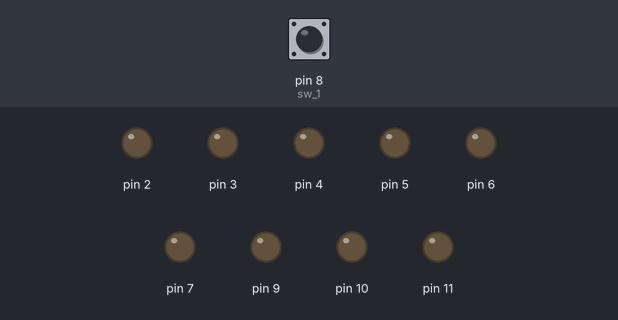
Bench run of a sketch on a simulated Arduino Uno, built with avr-gcc and run on an emulated ATmega328P. On the bench: output pins drawn as LEDs (lit = HIGH). The test bench sets the inputs (shaded band); at power-on: pin 8 (sw_1) HIGH.

Above: at 1.2 s.
1.3 s: pin 8 (sw_1) pulled LOW for 0.15 s
At 2.0 s:
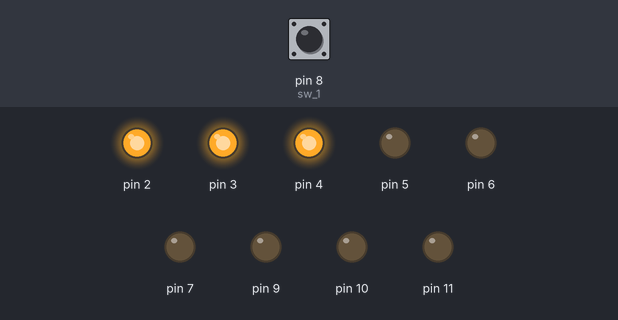
2.9 s: pin 8 (sw_1) pulled LOW for 1 s
At 4.5 s:
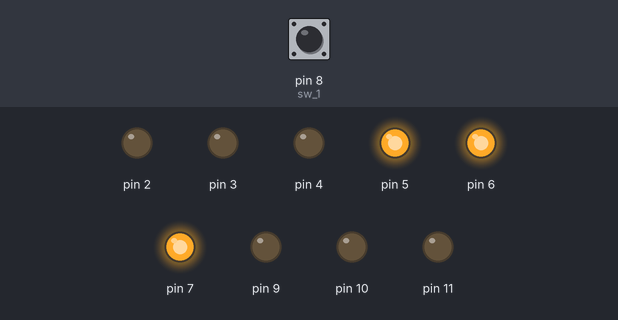
5.4 s: pin 8 (sw_1) pulled LOW for 0.15 s
At 7.8 s:
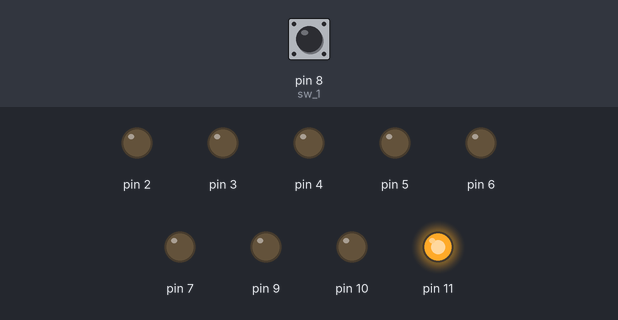
8.5 s: pin 8 (sw_1) pulled LOW for 3.2 s
At 12.8 s:
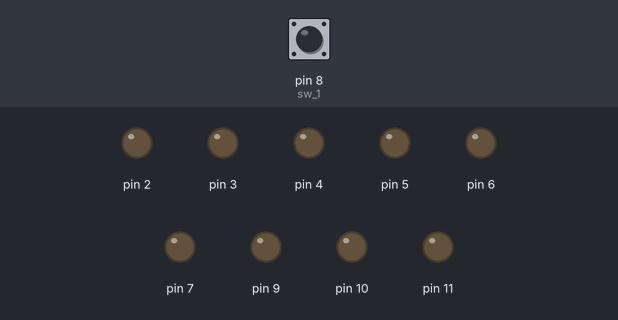
Timing chart, 0 to 14.2 s (numbered marks = the images above; inputs shaded):
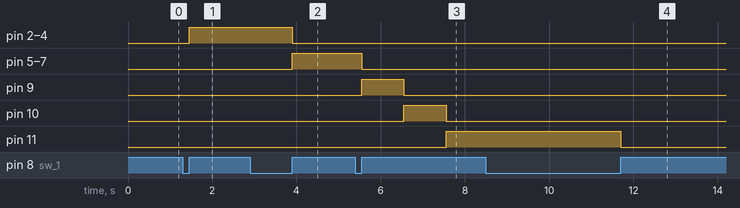

Measured:
- after the input at 1.3 s, pin 2–4: LOW → HIGH after 0.15 s
- after the input at 2.9 s, pin 2–4: HIGH → LOW after 1.0 s; pin 5–7: LOW → HIGH after 1.0 s
- after the input at 5.4 s, pin 5–7: HIGH → LOW after 0.15 s; pin 9: LOW → HIGH after 0.15 s, → LOW 1.0 s later; pin 10: LOW → HIGH after 1.2 s, → LOW 1.0 s later; pin 11: LOW → HIGH after 2.2 s
- after the input at 8.5 s, pin 11: HIGH → LOW after 3.2 s

The sketch:

button1.ino
```cpp
#define LED_all_off LED_ALL_OFF()

#define red_1 2
#define red_2 5
#define red_3 9

#define yellow_1 3
#define yellow_2 6
#define yellow_3 10

#define green_1 4
#define green_2 7
#define green_3 11

#define sw_1 8

int led_R[3]={red_1, red_2, red_3};
int led_Y[3]={yellow_1, yellow_2, yellow_3};
int led_G[3]={green_1, green_2, green_3};

void led_all_off(){
  for(int i=0; i<3; i++){
    digitalWrite(*(led_R+i), LOW);
    digitalWrite(*(led_Y+i), LOW);
    digitalWrite(*(led_G+i), LOW);
  }
}

void led_Yellow(){

  led_all_off();

 // for(int i=0; i<3; i++){
    for(int j=0; j<3; j++)
      digitalWrite(*(led_Y+j), HIGH);
 //   delay(500);

  //   for(int j=0; j<3; j++)
  //     digitalWrite(led_Y[j], LOW);
  //   delay(500);
  // }
  delay(200);
}

void setup() {
  for(int i=0; i<3; i++){
    pinMode(*(led_R+i), OUTPUT);
    pinMode(*(led_Y+i), OUTPUT);
    pinMode(*(led_G+i), OUTPUT);
    pinMode(sw_1, INPUT);
  }
}


static int swOk=0;
char key_flag=0;

void key_input(){
  int sw=0;

  while(1){   // 키 입력, 디바운싱기능 추가
    if(digitalRead(sw_1) == LOW){   // key press down and count up for debouncing
      key_flag=1;
      sw++;
    }

    else{                           // key up
      key_flag=0;

      if(sw<50)                     // when key up and the counts of sw is under 50 then all counts be cleared
        sw=0;
    }

    delay(1);

    if(sw>50 && key_flag==0){     // key debouncing for 50ms
      swOk++;
      break;
    }
  }
}

void loop() {

  key_input();
  //  swOk++;
//  }
  // else
  //   digitalWrite(led_R[1], HIGH);
  // if(digitalRead(sw_1) == LOW){
  //   for(int i=0; i<50; i++){
  //     if(digitalRead(sw_1) == 0)
  //       sw++;
  //     else
  //       sw=0;
  //   }

  //   if(sw>=30)
  //     swOk++;

  // }


  if(swOk==1){
    led_all_off();
    digitalWrite(*(led_R), HIGH);
    digitalWrite(*(led_Y), HIGH);
    digitalWrite(*(led_G), HIGH);
  // //    for(int i=0; i<3; i++){
  //       digitalWrite(*(led_G+swOk-1), HIGH);

  //       for(int j=0; j<3; j++){
  //         if(i!=j)
  //           digitalWrite(*(led_R+j), HIGH);
  //       }

  //       if(i==0)
  //         delay(500);
  //       else
  //         delay(700);

  //       led_Yellow();
  //       led_all_off();
 //     }
    }

    else if(swOk==2){
      led_all_off();
      digitalWrite(*(led_R+1), HIGH);
      digitalWrite(*(led_Y+1), HIGH);
      digitalWrite(*(led_G+1), HIGH);
    }

    else if(swOk==3){
      led_all_off();
      digitalWrite(*(led_R+2), HIGH);
      delay(1000);
      digitalWrite(*(led_R+2), LOW);
      digitalWrite(*(led_Y+2), HIGH);
      delay(1000);
      digitalWrite(*(led_R+2), LOW);
      digitalWrite(*(led_Y+2), LOW);
      digitalWrite(*(led_G+2), HIGH);
      delay(1000);
    }

    else{
      led_all_off();
      swOk=0;
    }

//    swOk=0;

}
```
